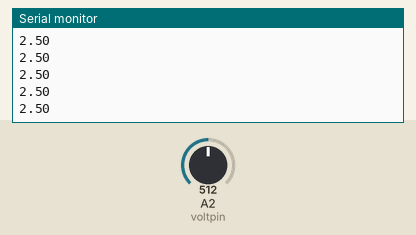
Recording of a sketch running on a simulated Arduino Uno, built with avr-gcc and run on an emulated ATmega328P. Parts: the last lines printed to the serial monitor. The inputs (shaded band) are chosen by the test bench; at power-on: A2 (voltpin) = 512.

Above: at 1.2 s.
1.3 s: A2 (voltpin) set to 716
At 1.68 s:
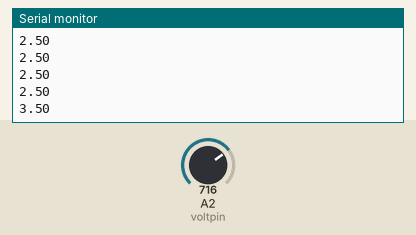
2.8 s: A2 (voltpin) set to 900
At 2.94 s:
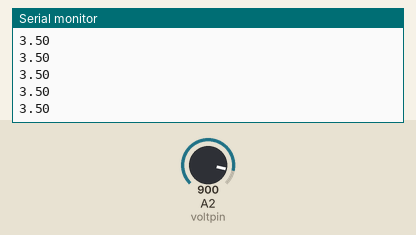
Timing chart, 0 to 5.8 s (numbered marks = the images above; inputs shaded):
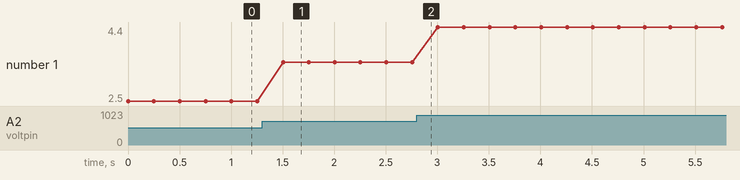

Measured:
- after the input at 1.3 s, the serial monitor: prints a new line after 0.20 s (image 1)
- plotted number 1: 2.5 → 3.5 after the input at 1.3 s, 3.5 → 4.4 after the input at 2.8 s

The sketch:

potentiometer_oct05a.ino
```cpp
int voltpin=A2,readVal,dtime=250 ;
float V2;

void setup() {
  Serial.begin(9600);
  // put your setup code here, to run once:

}

void loop() {
  readVal=analogRead(voltpin);
  V2=(5./1023.)*readVal;
  // put your main code here, to run repeatedly;
  Serial.println(V2);
  delay(dtime);

}
```
